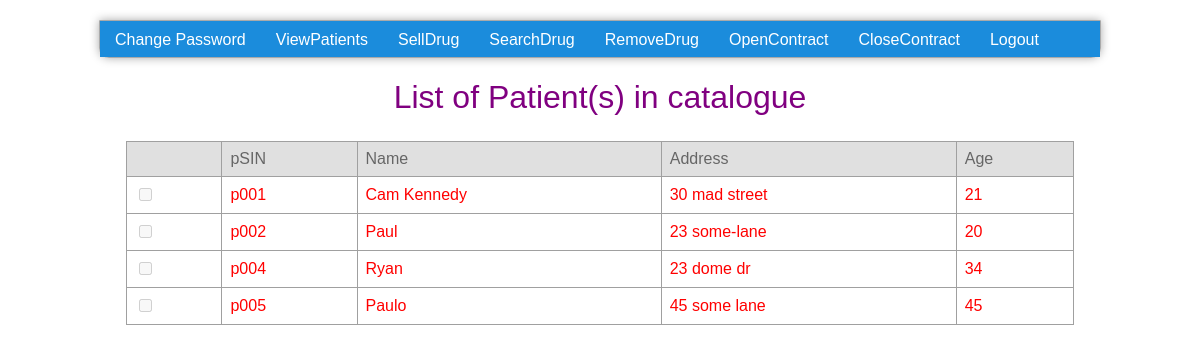
The page /HospitalInfo/php/viewPatient.php (signed in) on the database its author committed.
### tables this page shows
CREATE TABLE `Patients` (
  `username` varchar(32) DEFAULT NULL,
  `password` varchar(32) DEFAULT NULL,
  `pSIN` varchar(32) NOT NULL DEFAULT '',
  `Name` varchar(32) DEFAULT NULL,
  `Address` varchar(32) DEFAULT NULL,
  `Age` int(11) DEFAULT NULL,
  PRIMARY KEY (`pSIN`)
);

### HospitalInfo/php/viewPatient.php (the view, shortened to what this page needs)
<?php
	include 'conn.php';
	if(empty($_SESSION['username']) || empty($_SESSION['password']))
		print("Access to database denied");
	else {
		$type = $_SESSION['type'];
		if($type != "Pharmacy") {
			include '../includes/dheader.html';
			print("<p>Insufficient privileges to View Patients from catalogue.</p>");
		}
		else {
			if(isset($_POST["viewPatient"])) {
				$dpatient = $_POST['dpatient'];
				$count = count($dpatient);
				for($i = 0; $i < $count; $i++) {
					$sql = $mysqli -> prepare("SELECT FROM Patients WHERE pSIN=?");
					$sql -> bind_param('s', $dpatient[$i]);
					$sql -> execute();
					if($sql -> errno)
						print("Select query failed");
				}
				if($count == 1)
					print("");
				else
					print("");
			}
			else {
				$sql = "SELECT * FROM Patients";
				$result = $mysqli -> query($sql);
				if(!$result)
					print("<p>Select query failed</p>");
				else {
					if($result -> num_rows == 0)
						print("<p>No Patients in HospitalInfo Database</p>");
					else {
						print("<h1 style=color:purple>List of Patient(s) in catalogue</h1>");
					?>
						<form  name="deletePatients" method="post" action="<?php $PHP_SELF?>">
					<?php
							print("<table><tr><th style=color:purple></th><th>pSIN</th><th>Name</th><th>Address</th><th>Age</th></tr>\n");
							while($row = $result -> fetch_object()) {
								echo '<tr style=color:purple>';
								$pSIN = $row -> pSIN;
								$pSIN = $pSIN;
								print("<td style=color:red><input type=\"checkbox\" name=\"dpatient[]\" value=\"$pSIN\" disabled></td>");
								echo '<td style=color:red>'.$row -> pSIN.'</td>';
								echo '<td style=color:red>'.$row -> Name.'</td>';
								echo '<td style=color:red>'.$row -> Address.'</td>';
								echo '<td style=color:red>'.$row -> Age.'</td>';
								echo '</tr>';
							}
					}
				}
			}
		}
	}
?>

### HospitalInfo/css/style.css (style rules this page uses)
#page { width: 1000px; margin: 20px auto; border: solid 1px #aaa; border-bottom-left-radius: 10px; border-bottom-right-radius: 10px; -moz-box-shadow: 0 0 10px #aaa; -webkit-box-shadow: 0 0 10px #aaa; box-shadow: 0 0 10px #aaa; }
#nav ul { width: 1000px; height: 36px; padding: 0; margin: 0; background: #1b8cdc; list-style-type: none; display: block; }
#nav li { float: left; padding: 10px 0px; margin: 0; }
#nav li a { text-decoration: none; color: white; font-size: 16px; font-family: "proxima-nova", sans-serif; padding: 10px 15px 8px 15px; }
h1 { color: #1b8cdc; font-weight: 200; margin-bottom: 10px; font-family: "proxima-nova", sans-serif; text-align: center; }
form { padding-top: 15px; display: block; text-align: center; }
table { font-family: "proxima-nova", sans-serif; font-size: 16px; width:80%; margin-left: 10%; margin-right: 10%; border-collapse: collapse; border-spacing: 0; }
th { background: #e0e0e0; color: #666; padding: 8px; text-align: left; border: 1px solid #a0a0a0; font-weight: normal; }
td { color: #888; padding: 8px; text-align: left; border: 1px solid #a0a0a0; }

### rows shown on the page
patients: pSIN "p001", Name "Cam Kennedy", Address "30 mad street", Age "21"
patients: pSIN "p002", Name "Paul", Address "23 some-lane", Age "20"
patients: pSIN "p004", Name "Ryan", Address "23 dome dr", Age "34"
patients: pSIN "p005", Name "Paulo", Address "45 some lane", Age "45"
